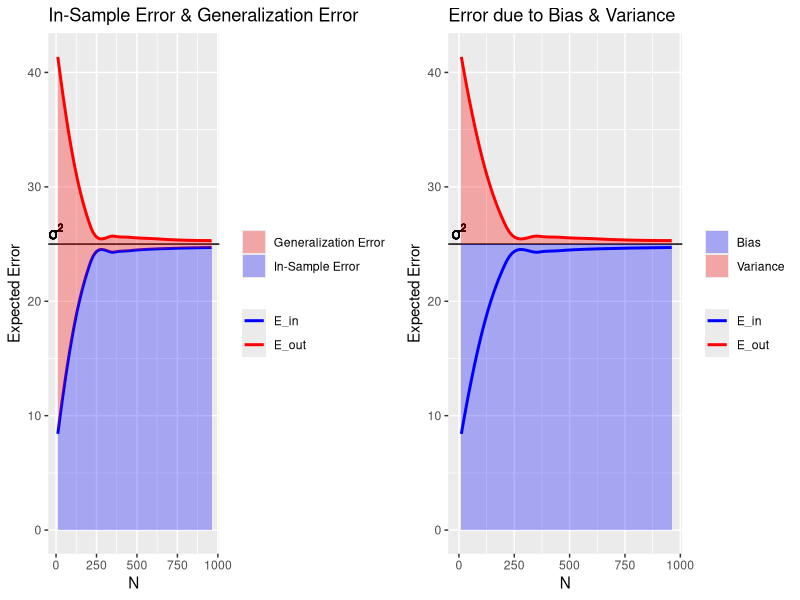

Reproduce this figure in R.
# All learning problems involve an approximation-generalization tradeoff in that models with more complex hypothesis 
# sets have a better chance of approximating their target functions while models with less complex hypothesis sets
# have a better chance of generalizing out of sample. One method of quantifying this tradeoff is VC analysis which
# imposes the following bound on out-of-sample error:
#
# With probability >= 1 - delta, (delta is the right-hand side of the Hoeffding inequality)
#
# E_out <= E_in + omega
#
# where omega = sqrt((8/N)ln(4*m_H(2N)/delta)), N = sample size, 
# m_H(N) = growth function = SIGMA(i = 0, d_VC)Choose(N, i), and d_VC = VC Dimension = the largest number of points a
# hypothesis set can shatter, or the largest value of N for which m_H(N) = 2^N.  
#
# The number of parameters in a model constitute analog degrees of freedom; d_VC translates these into
# binary degrees of freedom for the context of producing dichotomies instead of continuous values. These quantities are
# abstract measures of the expressiveness of a model.  Note that d_VC measures the EFFECTIVE number of parameters.
# A rule of thumb is that a sample size >= 10*d_VC should be used in order to ensure that Hoeffding's inequality
# produces meaningful bounds.
#
# Another way of quantifying the tradeoff is bias-variance analysis.  It applies to real-valued targets and 
# decomposes E_out as follows:
#
# The expected value of of E_out with respect to all possible data sets of size N, D, is the sum of the model's bias 
# and variance; Expectation_D[E_out] = bias + variance.  Bias is a measure of the best approximation error that the
# model can achieve; it does not depend on D and is determined by the variance of the noise (note the distinction 
# between this variance and the variance of the model's performance, which is the subject of bias-variance analysis).
# The variance of the model's performance is a measure of how much the model's approximation varies from it's best
# performance; this measure does depend on D.  In order to optimize the bias-variance tradeoff, one should always
# match the model complexity to the data resources, NOT the target complexity.  
#
# Learning curves illustrate how in-sample and out-of-sample error vary with the size of the data set, N.  Their plots
# indicate how well E_in generalizes to E_out across a range of N and, thus, can reveal local optima with respect to
# values of N producing hypotheses with strong out-of-sample performance.  
#
# This simulation implements linear regression and uses it to approximate a specified real-valued target across various
# datasets, D, across various values of N.  E_in and E_out are measured during each run in order to aggregate the
# results and use them to construct learning curves.  Each run generates a dataset D with dimension specified in 
# the parameters to the simulation function.  Excluding the threshold value, each vector x in X is made up of 
# uniformly distributed real-numbered values between 0 and a specified maximum.  The response value for each vector
# is produced by applying the target function to the X and then adding noise in the form of normally distributed
# values with a mean of 0 and a specified standard deviation.  Linear regression is then applied to this data in order
# to produce a final hypothesis and the results of the hypothesis are compared to the response using ordinary least
# squares in order caculate E_in.  In order to calculate E_out, the same X values are used and the response values are
# produced again using fresh noise; this allows this data set to play the role of an out-of-sample data set.  
#
# The learning curves are plotted twice but with different shadings; one emphasizing in-sample error and generalization
# error and the other emphasizing error due to model bias and variance.  

## Function for generating data
data.generate <- function(n = 100, xdim = 2, xmax = 100) {
  X <- cbind(1, matrix(NA, n, xdim))
  names <- character(xdim + 1)
  names[1] <- 'x0'
  if(xdim == 0) {
    colnames(X) <- names
    return(X[,1])
  }
  for(i in 2:(xdim + 1)) {
    X[, i] <- runif(n, 0, xmax)
    names[i] <- paste('x', i - 1, sep = '')
  }
  colnames(X) <- names
  X
}

## Plots learning curves from the average values of E_in and E_out from a specified number of trials
## Uses linear regression to approximate the target function specified by w_target across specified values of N
## The dimensionality (and degrees of freedom) of the data can be specified using the xdim parameter
## The upper threshold for x values in the data set can be specified using the xmax parameter
## Model bias can be specified by setting the standard deviation of the noise using the noisiness parameter
learningCurves.simulate <- function(numTrials = 1000, noisiness = 5, xdim = 10, w_target = runif(xdim + 1, 0, 10), N_max = 1000, N_step = 50, xmax = 100) {
  N <- seq(xdim+1, N_max, N_step) # Initialize vector of sample sizes to test; start at d_VC = d + 1
  e_in <- numeric(length(N))      
  e_out <- numeric(length(N))
  for(i in 1:numTrials) {
    for(i in 1:length(N)) {
      X <- data.generate(n = N[i], xdim = xdim, xmax = xmax)                    # generate a data set
      y_in <- as.vector(X%*%w_target) + rnorm(N[i], mean = 0, sd = noisiness)   # apply the target function and add normally distributed noise to generate the target response values
      w <- solve(t(X)%*%X)%*%t(X)%*%y_in                # use linear regression to determine the final hypothesis
      y_model <- as.vector(X%*%w)                       # apply the hypothesis to the data to produce in-sample approximations
      e_in[i] <- e_in[i] + mean((y_model - y_in)^2)     # use OLS to calculate e_in and aggregate it for averaging later
      y_out <- as.vector(X%*%w_target) + rnorm(N[i], mean = 0, sd = noisiness)  # produce out-of-sample approximations using the same data set and fresh noise 
      e_out[i] <- e_out[i] + mean((y_model - y_out)^2)  # use OLS to calculate e_out and aggregate it for averaging later
    }
  }

  library(ggplot2)
  library(gridExtra)
  
  # take the vectorized average of the error measure by sample size vectors by dividing by the number of trials
  # create a data frame containing the resulting vectors, the corresponding vector of N values, and bias and label values for use with ggplot2
  e <- data.frame(N, e_in = e_in/numTrials, e_out = e_out/numTrials, bias = noisiness^2, label = 'sigma^2')  

  base <- ggplot(e) + stat_smooth(aes(x = N, y = e_in, colour = 'E_in'), method = 'loess', se = FALSE) +
  stat_smooth(aes(x = N, y = e_out, colour = 'E_out'), method = 'loess', se = FALSE)
  
  gg1 <- ggplot_build(base) # build ggplot object in order to extract the y-values of the loess lines
  
  # construct a new data frame containing the y-values of the loess lines
  # this step is necessary for proper shading because loess uses best-fit methods to caculate y-values for the lines
  e2 <- data.frame(x = gg1$data[[1]]$x, ymin = gg1$data[[1]]$y, ymax = gg1$data[[2]]$y, bias = noisiness^2)

  plot1 <- base + geom_abline(intercept = noisiness^2, slope = 0) + geom_text(aes(0, bias, label = label, vjust = -0.3, hjust = 0.5), parse = TRUE) +
  geom_ribbon(data = e2, aes(x = x, ymin = ymin, ymax = ymax, fill = 'Generalization Error'), alpha = 0.3) +
  geom_ribbon(data = e2, aes(x = x, ymin = 0, ymax = ymin, fill = 'In-Sample Error'), alpha = 0.3) +
  scale_fill_manual(values = c('red', 'blue')) + theme(legend.title = element_blank()) + 
  scale_color_manual(values = c('blue', 'red')) + ylab('Expected Error') + ggtitle('In-Sample Error & Generalization Error')
  
  plot2 <- base + geom_abline(intercept = noisiness^2, slope = 0) + geom_text(aes(0, bias, label = label, vjust = -0.3, hjust = 0.5), parse = TRUE) +
    geom_ribbon(data = e2, aes(x = x, ymin = bias, ymax = ymax, fill = 'Variance'), alpha = 0.3) +
    geom_ribbon(data = e2, aes(x = x, ymin = 0, ymax = bias, fill = 'Bias'), alpha = 0.3) +
    scale_fill_manual(values = c('blue', 'red')) + theme(legend.title = element_blank()) +
    scale_color_manual(values = c('blue', 'red')) + ylab('Expected Error') + ggtitle('Error due to Bias & Variance')
  
  grid.arrange(plot1, plot2, ncol=2)
}

set.seed(10111)
learningCurves.simulate()
